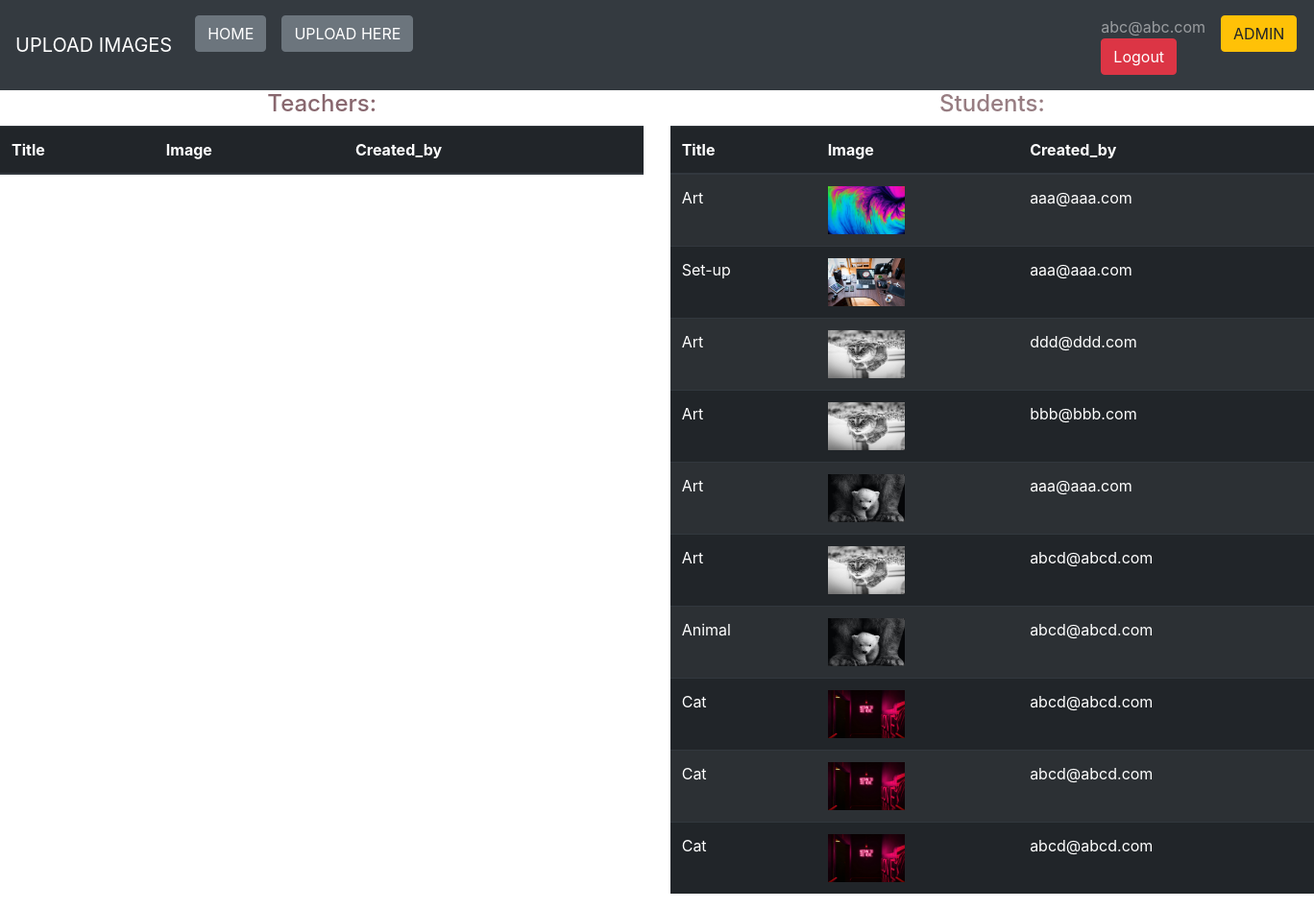
The app's page /show/ (signed in) with its own data.
### auth_app/models.py (models this page shows)
class User(AbstractBaseUser, PermissionsMixin):
    email = models.EmailField(max_length=50, unique=True)
    name = models.CharField(max_length=50)
    contact_number = models.CharField(max_length=10)
    role = models.CharField(max_length=20, default='ADMIN')
    is_staff = models.BooleanField(default=False)
    is_active = models.BooleanField(default=True)
    objects = CustomUserManager()
    USERNAME_FIELD = 'email'
    REQUIRED_FIELDS = []

### image_app/models.py (models this page shows, shortened)
class StudentImageModel(models.Model):
    title = models.CharField(max_length=100)
    image = models.FileField(upload_to=user_directory_path)
    created_by =  models.ForeignKey(User, on_delete=models.CASCADE)

### image_app/views.py (the view)
# urls.py: path('show/', views.show, name='show'),
@login_required(login_url='login')
def show(request):
    data1 = TeacherImageModel.objects.filter(created_by__id=request.user.id)
    data = StudentImageModel.objects.all()
    template_name = 'image_app/show.html'
    context = {'data1': data1, 'data': data}
    return render(request, template_name, context)

### templates/image_app/show.html (shortened to what this page needs)
{% extends 'layout.html' %}
{% block content %}
<span style="width: 49%; float: left; ">
    <table class="table table-striped table-dark" >
        <thead class="">
            <center><h4 style="color: rgb(136, 103, 110);">Teachers: </h4></center>
            <tr>
                <th>Title</th>
                <th>Image</th>
                <th>Created_by</th>
            </tr>
        </thead>
    </table>
</span>
    <span style="width: 49%; float: right;">
    <table class="table table-striped table-dark" >
        <thead>
            <tr>
                <th>Title</th>
                <th>Image</th>
                <th>Created_by</th>
            </tr>
        </thead>
        <tbody>
            <tbody>
                <center><h4 style="color: rgb(151, 125, 130);">Students: </h4></center>
                {% for obj in data %}
                <tr>
                    <td>{{obj.title}}</td>
                    <td><img src="/media/{{obj.image}}" style="height: 50px; width: 80px;"></td>
                    <td>{{obj.created_by}}</td>
                {% endfor %}
                </tr>
            </tbody>
        </tbody>
    </table>
    </span>
{% endblock %}

### templates/layout.html (shortened to what this page needs)
<!DOCTYPE html>
<html lang="en">
<head>
    <link rel="stylesheet" href="https://cdn.jsdelivr.net/npm/bootstrap@4.0.0/dist/css/bootstrap.min.css"
>
</head>
<body>
    <div>
    <nav class="navbar navbar-expand-lg navbar-dark bg-dark">
        <a class="navbar-brand" href="">UPLOAD IMAGES</a>
        <div class="collapse navbar-collapse" id="navbarNav">
            <ul class="navbar-nav">
                <li class="nav-item active">
                    <a class="nav-link" href="{% url 'home' %}"><button class="btn btn-secondary">HOME</button><span class="sr-only">(current)</span></a>
                </li>
                {% if request.user.is_staff %}
                <li class="nav-item">
                    <a class="nav-link" href="{% url 'T_upload' %}"><button class="btn btn-secondary">UPLOAD HERE</button></a>
                </li>
                {% endif %}
                {% if user.is_authenticated %}
                <li class="nav-item" style="padding-left: 700px;">
                    <a class="nav-link" href="{% url 'logout' %}"><span>{{user.email}}</span><button class="btn btn-danger">Logout</button></a>
                </li>
                {% endif %}
                <li class="nav-item">
                    <a class="nav-link" href="{% url 'admin1' %}"><button class="btn btn-warning">ADMIN</button></a>
                </li>
            </ul>
        </div>
    </nav>
</div>
    {% block content %}
    {% endblock %}
</body>
</html>

### records on screen
StudentImageModel: title "Art", image (picture), created_by "aaa@aaa.com"
StudentImageModel: title "Set-up", image (picture), created_by "aaa@aaa.com"
StudentImageModel: title "Art", image (picture), created_by "ddd@ddd.com"
StudentImageModel: title "Art", image (picture), created_by "bbb@bbb.com"
StudentImageModel: title "Art", image (picture), created_by "aaa@aaa.com"
StudentImageModel: title "Art", image (picture), created_by "abcd@abcd.com"
StudentImageModel: title "Animal", image (picture), created_by "abcd@abcd.com"
StudentImageModel: title "Cat", image (picture), created_by "abcd@abcd.com"
StudentImageModel: title "Cat", image (picture), created_by "abcd@abcd.com"
StudentImageModel: title "Cat", image (picture), created_by "abcd@abcd.com"

### other values on screen
{{ user.email }} "abc@abc.com"
